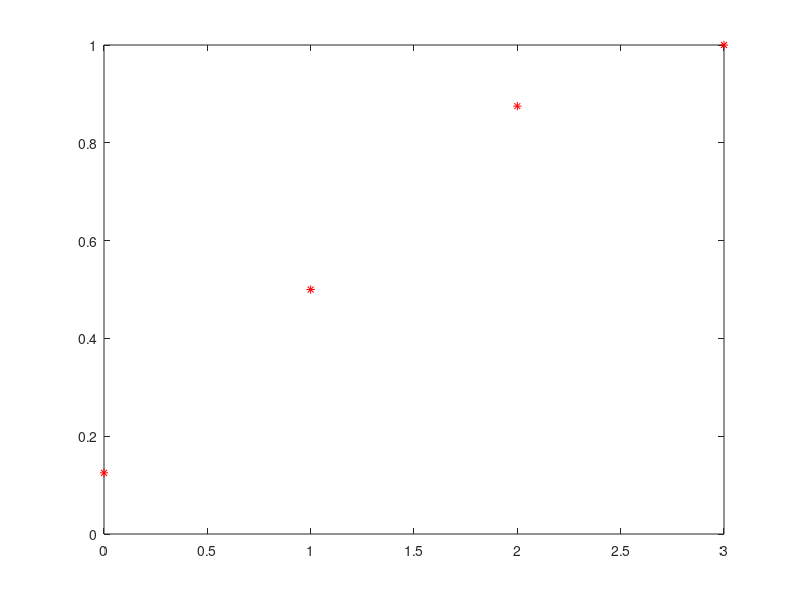
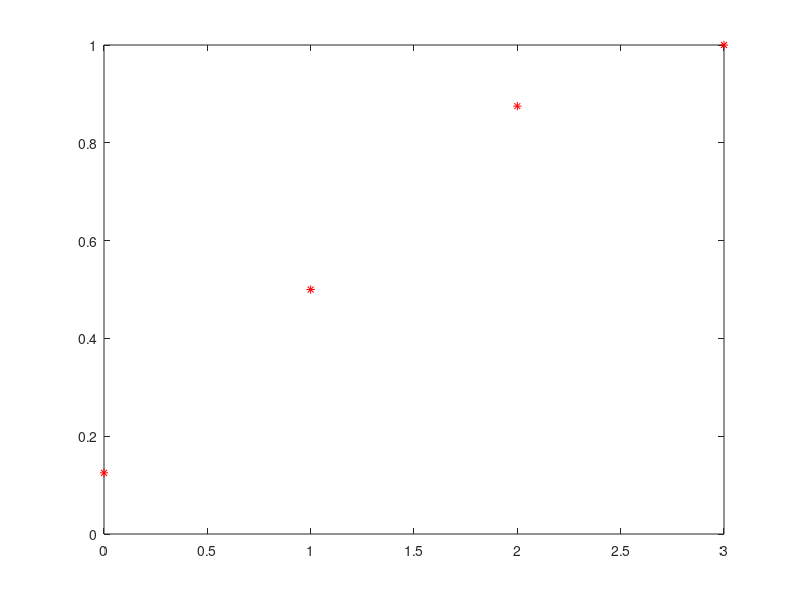
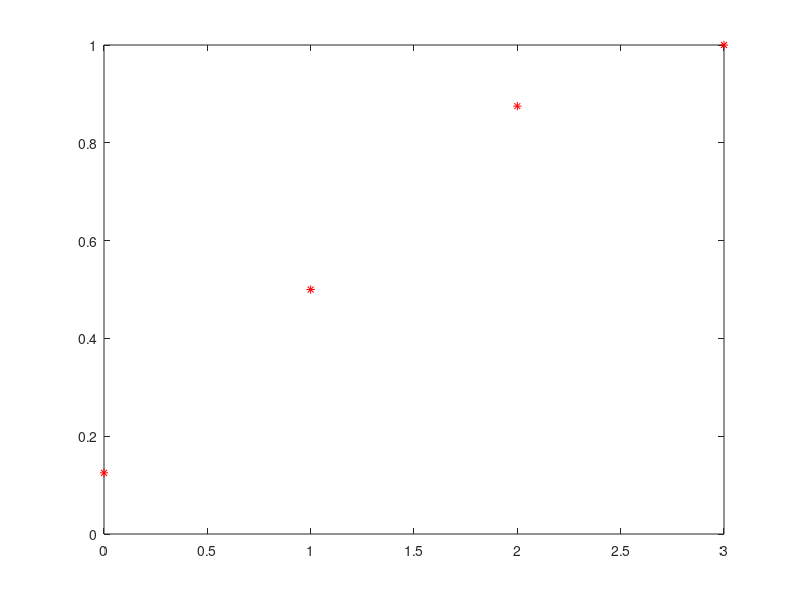
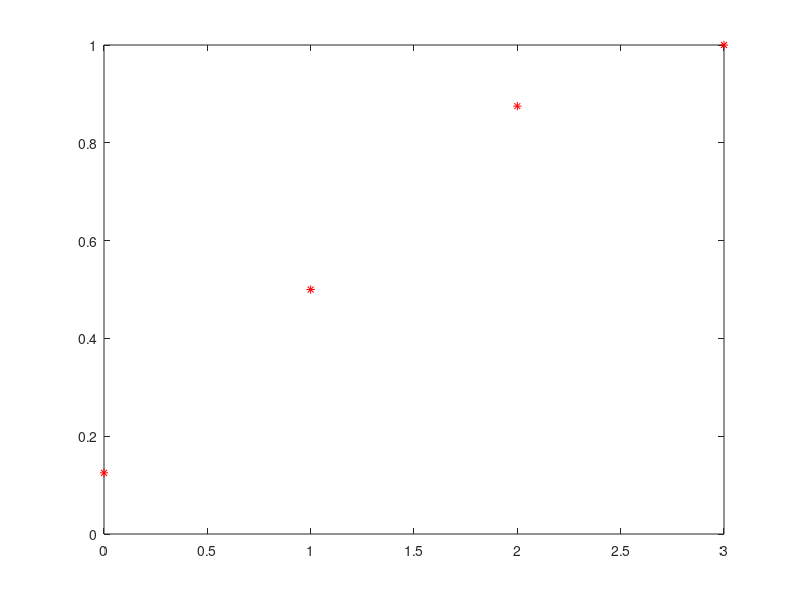

MATLAB code for these plots, in order:
pkg load statistics;

clear all;
close all;

n = 3;
p = 0.5;
k = 0:n;

% a
% pdf is the distribution of having exactly x successes from n trials
P = pdf('bino', k, n, p);
% binopdf(k, n, p)
figure(1)
hold on
plot(k, P, 'b*')

% b
% cdf is equivalent but cumulative
figure(2)
F = cdf('bino', k, n, p);
plot(k, F, 'r*')

%c
% P(x=0)
print(pdf('bino', 0, n, p))
% P(x!=1)
print(1 - pdf('bino', 1, n, p))

%d
% P(x<=2)
print(cdf('bino', 2, n, p))
% P(x<2)
print(cdf('bino', 1, n, p))

%e
% P(x>=1)
print(1-cdf('bino', 0, n, p))
% P(x>1)
print()

%f
% 10 experiments, each flipping coin three times
N = 100000;
A = rand(3, N);
x = sum(A < 0.5);
v(1) = sum(x == 0);
v(2) = sum(x == 1);
v(3) = sum(x == 2);
v(4) = sum(x == 3);

figure(1)
plot(k, v/N, 'ro')